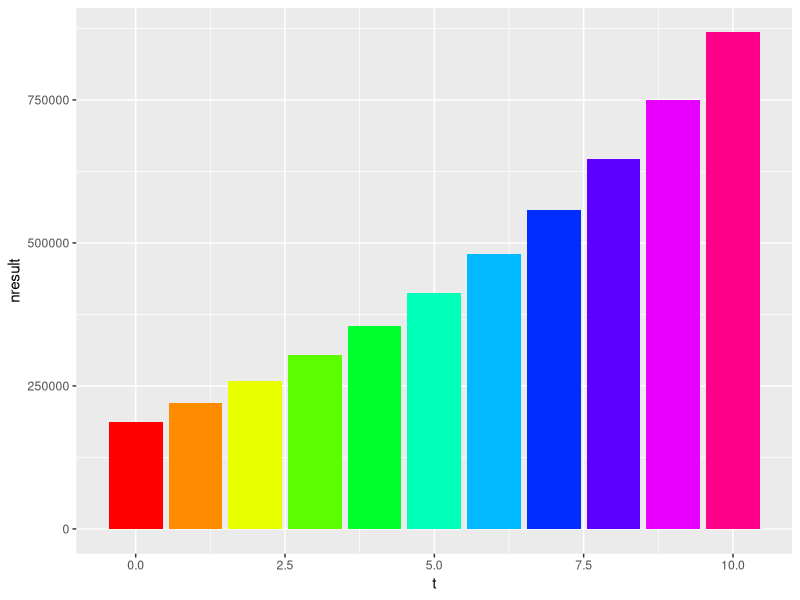
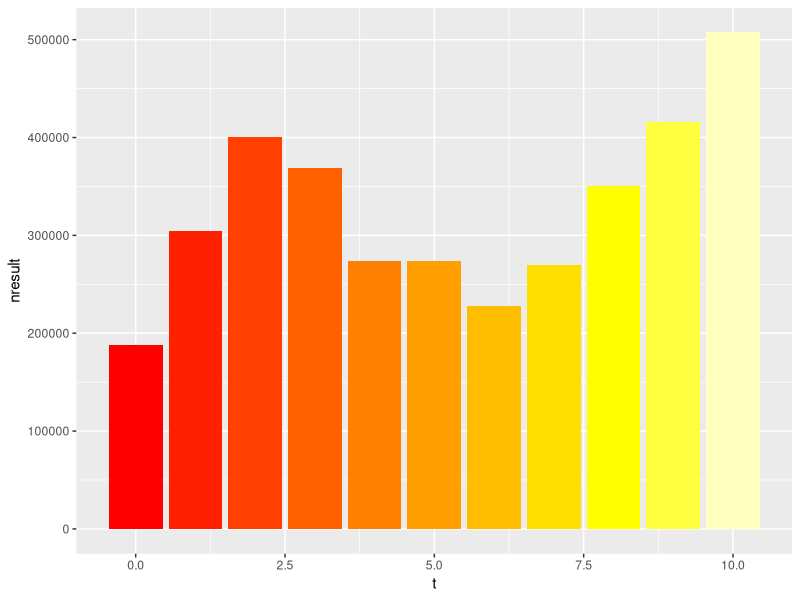
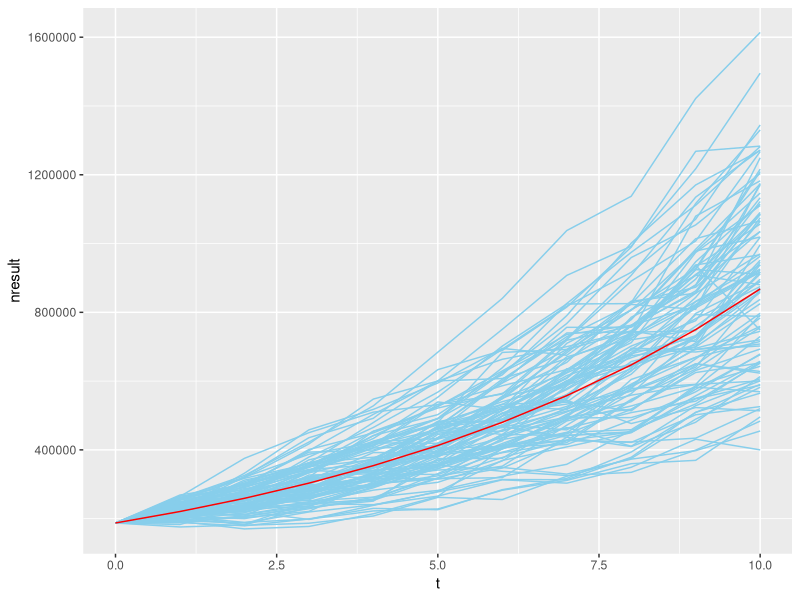
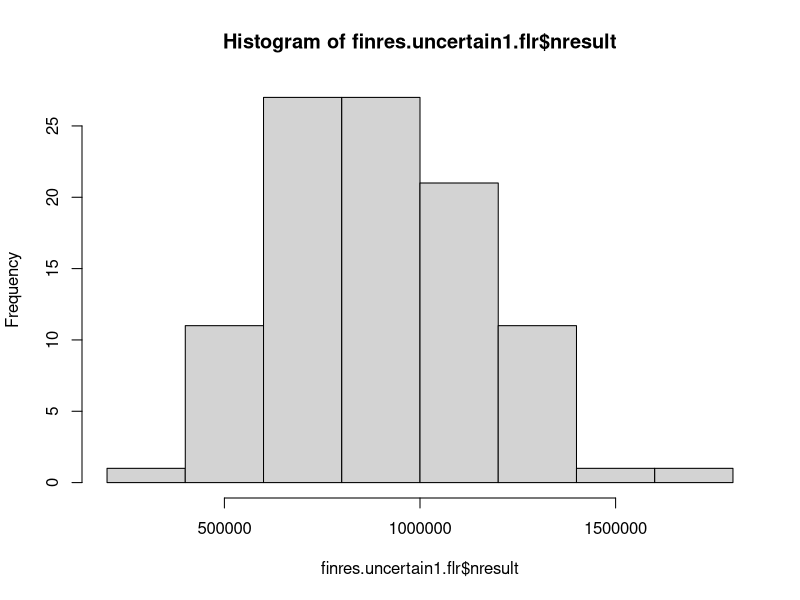
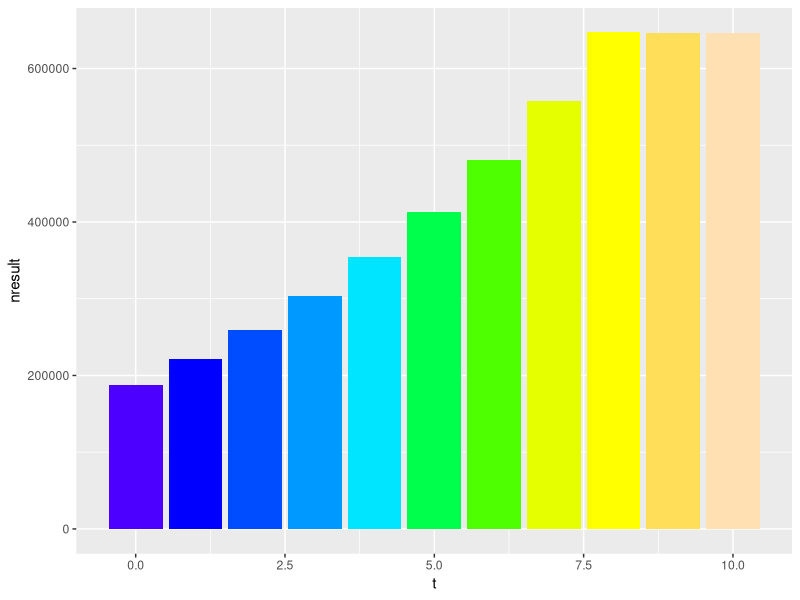

Write the R code that produced these figures, in order.
## ---- chunk 1
# Turn off scientific notation
options(scipen=999)

# Define starting values
t <- 0
sales <- 1000000
varcosts <- sales * 0.7
fixcosts <- 50000
gresult <- sales - varcosts - fixcosts
taxes <- gresult * 0.25
nresult <- gresult - taxes

finres <- data.frame(t, sales, varcosts, fixcosts, gresult, taxes, nresult)
finres
## ---- chunk 2
# Define a function for calculating growing end values
growthcalc <- function(startvalue, rate) {
  
  endvalue <- startvalue * (1 + rate)
  return(endvalue)
  
}

# Calculate a growing independent series and combine them in data frame
growth <- 0.15
inflation <- 0.012

for (s in c(1:10)) {
  
  t <- c(t, s)
  sales <- c(sales,
             growthcalc(sales[s],
                        growth)
             )
  fixcosts <- c(fixcosts,
                growthcalc(fixcosts[s],
                           inflation)
                )
  
}

finres <- data.frame(t, sales, fixcosts)

# Calculate dependent series
library(dplyr)
finres <- mutate(finres,
                 varcosts = sales * 0.7,
                 gresult = sales - varcosts - fixcosts,
                 taxes = gresult * 0.25,
                 nresult = gresult - taxes
                 )

# Plot series
library(ggplot2)
ggplot(finres, aes(x = t, y = nresult)) +
  geom_col(fill = rainbow(max(t)+1)) +
  theme(legend.position="none")
## ---- chunk 3
# Define starting values
t <- 0
sales <- 1000000
fixcosts <- 50000

# Calculate a growing independent series and combine them in data frame with uncertainty
stdevg <- 0.20
stdevi <- 0.005

for (s in c(1:10)) {
  
  t <- c(t, s)
  sales <- c(sales,
             growthcalc(sales[s],
                        rnorm(1, mean = growth, sd = stdevg)
                        )
             )
  fixcosts <- c(fixcosts,
                growthcalc(fixcosts[s],
                           rnorm(1, mean = inflation, sd = stdevi)
                           )
                )
  
}

finres.uncertain <- data.frame(t, sales, fixcosts)

# Calculate dependent series
finres.uncertain <- mutate(finres.uncertain,
                 varcosts = sales * 0.7,
                 gresult = sales - varcosts - fixcosts,
                 taxes = gresult * 0.25,
                 nresult = gresult - taxes
                 )

# Plot series
ggplot(finres.uncertain, aes(x = t, y = nresult)) +
  geom_col(fill = heat.colors(max(t)+1)) +
  theme(legend.position="none")
## ---- chunk 4
# Define starting values
finres.uncertain1 <- data.frame(NULL, NULL, NULL)


# Calculate a growing independent series and combine them in data frame with uncertainty
stdevg <- 0.10
stdevi <- 0.005

for (r in c(1:100)) {
  finres.uncertain1
  t <- 0
  sales <- 1000000
  fixcosts <- 50000
  
  for (s in c(1:10)) {
  t <- c(t, s)
  sales <- c(sales,
             growthcalc(sales[s],
                        rnorm(1, mean = growth, sd = stdevg)
                        )
             )
  fixcosts <- c(fixcosts,
                growthcalc(fixcosts[s],
                           rnorm(1, mean = inflation, sd = stdevi)
                           )
                )
  }

finres.uncertain1 <- rbind(finres.uncertain1, data.frame(t, sales, fixcosts, simulation = rep(r, 11)))
t <- 0 
}

# Calculate dependent series
finres.uncertain1 <- mutate(finres.uncertain1,
                 varcosts = sales * 0.7,
                 gresult = sales - varcosts - fixcosts,
                 taxes = gresult * 0.25,
                 nresult = gresult - taxes
                 )

# Plot series
ggplot() +
  geom_line(data = finres.uncertain1, aes(x = t, y = nresult, group = simulation), color = "skyblue") +
  geom_line(data = finres, aes(x = t, y = nresult), color = "red") +
  theme(legend.position="none")

finres.uncertain1.flr <- filter(finres.uncertain1, t == 10)
hist(finres.uncertain1.flr$nresult)
mean(finres.uncertain1.flr$nresult)
sd(finres.uncertain1.flr$nresult)
## ---- chunk 5
# Function for calculating present values
presval <- function(futurevalue, discountrate, nperiods) {
  
  presentvalue <- futurevalue / (1 + discountrate)^nperiods
  
}

# Calculate present values of net results and add to data frame
discrate <- 0.05
finres.uncertain <- mutate(finres.uncertain,
                 nresult.pres = presval(nresult, discrate, t)
                 )

finres.uncertain

investment <- 4000000
netpresval <- -investment + sum(finres.uncertain$nresult.pres[-1])
## ---- chunk 6
# Define starting values
t <- 0
sales <- 1000000
fixcosts <- 50000
# Define a function for calculating growing end values

# Calculate a growing independent series and combine them in data frame
growth <- c(rep(0.15, 8), rep(0, 2))
inflation <- 0.012

for (s in c(1:10)) {
  
  t <- c(t, s)
  sales <- c(sales,
             growthcalc(sales[s],
                        growth[s])
             )
  fixcosts <- c(fixcosts,
                growthcalc(fixcosts[s],
                           inflation)
                )
  
}

finresa <- data.frame(t, sales, fixcosts)

# Calculate dependent series
library(dplyr)
finresa <- mutate(finresa,
                 varcosts = sales * 0.7,
                 gresult = sales - varcosts - fixcosts,
                 taxes = gresult * 0.25,
                 nresult = gresult - taxes
                 )

# Plot series
library(ggplot2)
ggplot(finresa, aes(x = t, y = nresult)) +
  geom_col(fill = topo.colors(max(t)+1)) +
  theme(legend.position="none")
